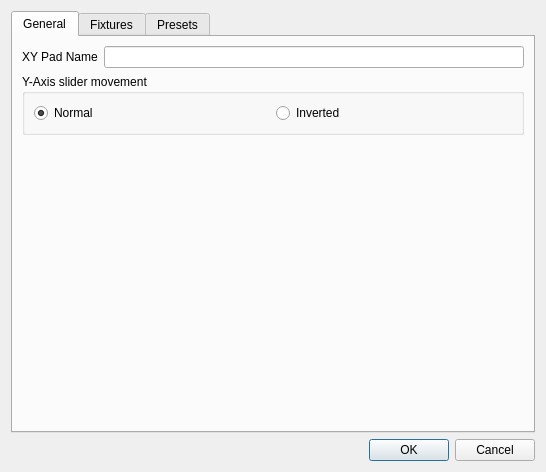
<?xml version="1.0" encoding="UTF-8"?>
<ui version="4.0">
 <author>Massimo Callegari</author>
 <comment>
  Q Light Controller Plus
  vcxypadproperties.ui

  Copyright (c) 2015 Massimo Callegari

  Licensed under the Apache License, Version 2.0 (the &quot;License&quot;);
  you may not use this file except in compliance with the License.
  You may obtain a copy of the License at

      http://www.apache.org/licenses/LICENSE-2.0.txt

  Unless required by applicable law or agreed to in writing, software
  distributed under the License is distributed on an &quot;AS IS&quot; BASIS,
  WITHOUT WARRANTIES OR CONDITIONS OF ANY KIND, either express or implied.
  See the License for the specific language governing permissions and
  limitations under the License.
 </comment>
 <class>VCXYPadProperties</class>
 <widget class="QDialog" name="VCXYPadProperties">
  <property name="geometry">
   <rect>
    <x>0</x>
    <y>0</y>
    <width>546</width>
    <height>472</height>
   </rect>
  </property>
  <property name="windowTitle">
   <string>XY Pad Properties</string>
  </property>
  <layout class="QGridLayout" name="gridLayout_2">
   <item row="2" column="0">
    <widget class="QDialogButtonBox" name="m_buttonBox">
     <property name="orientation">
      <enum>Qt::Horizontal</enum>
     </property>
     <property name="standardButtons">
      <set>QDialogButtonBox::Cancel|QDialogButtonBox::Ok</set>
     </property>
    </widget>
   </item>
   <item row="1" column="0">
    <widget class="QTabWidget" name="m_tab">
     <property name="currentIndex">
      <number>0</number>
     </property>
     <widget class="QWidget" name="general">
      <attribute name="title">
       <string>General</string>
      </attribute>
      <layout class="QGridLayout" name="gridLayout_5">
       <item row="2" column="0" colspan="2">
        <widget class="QFrame" name="frame">
         <property name="frameShape">
          <enum>QFrame::NoFrame</enum>
         </property>
         <property name="frameShadow">
          <enum>QFrame::Raised</enum>
         </property>
         <layout class="QVBoxLayout" name="verticalLayout">
          <property name="leftMargin">
           <number>0</number>
          </property>
          <property name="topMargin">
           <number>0</number>
          </property>
          <property name="rightMargin">
           <number>0</number>
          </property>
          <property name="bottomMargin">
           <number>0</number>
          </property>
          <item>
           <layout class="QHBoxLayout" name="m_extInputLayout"/>
          </item>
          <item>
           <layout class="QHBoxLayout" name="m_sizeInputLayout"/>
          </item>
         </layout>
        </widget>
       </item>
       <item row="3" column="0" colspan="2">
        <spacer name="verticalSpacer_2">
         <property name="orientation">
          <enum>Qt::Vertical</enum>
         </property>
         <property name="sizeHint" stdset="0">
          <size>
           <width>20</width>
           <height>40</height>
          </size>
         </property>
        </spacer>
       </item>
       <item row="0" column="0">
        <widget class="QLabel" name="m_nameLabel">
         <property name="text">
          <string>XY Pad Name</string>
         </property>
        </widget>
       </item>
       <item row="0" column="1">
        <widget class="QLineEdit" name="m_nameEdit">
         <property name="toolTip">
          <string>The name of this XY Pad</string>
         </property>
        </widget>
       </item>
       <item row="1" column="0" colspan="2">
        <widget class="QGroupBox" name="groupBox_3">
         <property name="title">
          <string>Y-Axis slider movement</string>
         </property>
         <layout class="QHBoxLayout" name="horizontalLayout">
          <item>
           <widget class="QRadioButton" name="m_YNormalRadio">
            <property name="text">
             <string>Normal</string>
            </property>
            <property name="checked">
             <bool>true</bool>
            </property>
           </widget>
          </item>
          <item>
           <widget class="QRadioButton" name="m_YInvertedRadio">
            <property name="text">
             <string>Inverted</string>
            </property>
           </widget>
          </item>
         </layout>
        </widget>
       </item>
      </layout>
     </widget>
     <widget class="QWidget" name="fixtures">
      <attribute name="title">
       <string>Fixtures</string>
      </attribute>
      <layout class="QGridLayout" name="gridLayout">
       <item row="0" column="0" rowspan="4">
        <widget class="QTreeWidget" name="m_tree">
         <property name="toolTip">
          <string>List of fixtures that are controlled by this pad</string>
         </property>
         <property name="showDropIndicator" stdset="0">
          <bool>false</bool>
         </property>
         <property name="alternatingRowColors">
          <bool>true</bool>
         </property>
         <property name="selectionMode">
          <enum>QAbstractItemView::ExtendedSelection</enum>
         </property>
         <property name="rootIsDecorated">
          <bool>false</bool>
         </property>
         <property name="itemsExpandable">
          <bool>false</bool>
         </property>
         <property name="allColumnsShowFocus">
          <bool>true</bool>
         </property>
         <property name="expandsOnDoubleClick">
          <bool>false</bool>
         </property>
         <column>
          <property name="text">
           <string>Fixture</string>
          </property>
         </column>
         <column>
          <property name="text">
           <string>X-Axis</string>
          </property>
         </column>
         <column>
          <property name="text">
           <string>Y-Axis</string>
          </property>
         </column>
        </widget>
       </item>
       <item row="0" column="1">
        <widget class="QToolButton" name="m_addButton">
         <property name="toolTip">
          <string>Add fixture(s) to the pad</string>
         </property>
         <property name="text">
          <string notr="true">...</string>
         </property>
         <property name="icon">
          <iconset resource="../qlcui.qrc">
           <normaloff>:/edit_add.png</normaloff>:/edit_add.png</iconset>
         </property>
         <property name="iconSize">
          <size>
           <width>32</width>
           <height>32</height>
          </size>
         </property>
        </widget>
       </item>
       <item row="1" column="1">
        <widget class="QToolButton" name="m_removeButton">
         <property name="toolTip">
          <string>Remove selected fixture(s) from the pad</string>
         </property>
         <property name="text">
          <string notr="true">...</string>
         </property>
         <property name="icon">
          <iconset resource="../qlcui.qrc">
           <normaloff>:/edit_remove.png</normaloff>:/edit_remove.png</iconset>
         </property>
         <property name="iconSize">
          <size>
           <width>32</width>
           <height>32</height>
          </size>
         </property>
        </widget>
       </item>
       <item row="2" column="1">
        <widget class="QToolButton" name="m_editButton">
         <property name="toolTip">
          <string>Edit the selected fixture's axis</string>
         </property>
         <property name="text">
          <string notr="true">...</string>
         </property>
         <property name="icon">
          <iconset resource="../qlcui.qrc">
           <normaloff>:/edit.png</normaloff>:/edit.png</iconset>
         </property>
         <property name="iconSize">
          <size>
           <width>32</width>
           <height>32</height>
          </size>
         </property>
        </widget>
       </item>
       <item row="4" column="0">
        <widget class="QGroupBox" name="groupBox">
         <property name="title">
          <string>Range Display Mode</string>
         </property>
         <layout class="QHBoxLayout" name="horizontalLayout_4">
          <item>
           <widget class="QRadioButton" name="m_degreesRadio">
            <property name="text">
             <string>Degrees</string>
            </property>
            <property name="checked">
             <bool>true</bool>
            </property>
           </widget>
          </item>
          <item>
           <widget class="QRadioButton" name="m_percentageRadio">
            <property name="text">
             <string>Percentage</string>
            </property>
            <property name="checked">
             <bool>false</bool>
            </property>
           </widget>
          </item>
          <item>
           <widget class="QRadioButton" name="m_dmxRadio">
            <property name="text">
             <string>DMX</string>
            </property>
           </widget>
          </item>
         </layout>
        </widget>
       </item>
       <item row="3" column="1">
        <spacer name="verticalSpacer">
         <property name="orientation">
          <enum>Qt::Vertical</enum>
         </property>
         <property name="sizeHint" stdset="0">
          <size>
           <width>20</width>
           <height>142</height>
          </size>
         </property>
        </spacer>
       </item>
      </layout>
     </widget>
     <widget class="QWidget" name="presets">
      <attribute name="title">
       <string>Presets</string>
      </attribute>
      <layout class="QGridLayout" name="gridLayout_4">
       <item row="0" column="0">
        <layout class="QHBoxLayout" name="horizontalLayout_3">
         <item>
          <widget class="QTreeWidget" name="m_presetsTree">
           <property name="sizePolicy">
            <sizepolicy hsizetype="MinimumExpanding" vsizetype="Expanding">
             <horstretch>0</horstretch>
             <verstretch>0</verstretch>
            </sizepolicy>
           </property>
           <property name="rootIsDecorated">
            <bool>false</bool>
           </property>
           <property name="itemsExpandable">
            <bool>false</bool>
           </property>
           <column>
            <property name="text">
             <string>Name</string>
            </property>
           </column>
          </widget>
         </item>
         <item>
          <layout class="QVBoxLayout" name="m_presetLayout">
           <item>
            <widget class="QPushButton" name="m_addPositionButton">
             <property name="text">
              <string>Add position</string>
             </property>
             <property name="icon">
              <iconset resource="../qlcui.qrc">
               <normaloff>:/xypad.png</normaloff>:/xypad.png</iconset>
             </property>
            </widget>
           </item>
           <item>
            <widget class="QPushButton" name="m_addEfxButton">
             <property name="text">
              <string>Add EFX</string>
             </property>
             <property name="icon">
              <iconset resource="../qlcui.qrc">
               <normaloff>:/efx.png</normaloff>:/efx.png</iconset>
             </property>
            </widget>
           </item>
           <item>
            <widget class="QPushButton" name="m_addSceneButton">
             <property name="text">
              <string>Add Scene</string>
             </property>
             <property name="icon">
              <iconset resource="../qlcui.qrc">
               <normaloff>:/scene.png</normaloff>:/scene.png</iconset>
             </property>
            </widget>
           </item>
           <item>
            <widget class="QPushButton" name="m_addFxGroupButton">
             <property name="text">
              <string>Add Fixture Group</string>
             </property>
             <property name="icon">
              <iconset resource="../qlcui.qrc">
               <normaloff>:/group.png</normaloff>:/group.png</iconset>
             </property>
            </widget>
           </item>
           <item>
            <widget class="QPushButton" name="m_removePresetButton">
             <property name="text">
              <string>Remove</string>
             </property>
             <property name="icon">
              <iconset resource="../qlcui.qrc">
               <normaloff>:/edit_remove.png</normaloff>:/edit_remove.png</iconset>
             </property>
            </widget>
           </item>
           <item>
            <widget class="QPushButton" name="m_moveUpPresetButton">
             <property name="text">
              <string>Move Up</string>
             </property>
             <property name="icon">
              <iconset resource="../qlcui.qrc">
               <normaloff>:/up.png</normaloff>:/up.png</iconset>
             </property>
            </widget>
           </item>
           <item>
            <widget class="QPushButton" name="m_moveDownPresetButton">
             <property name="text">
              <string>Move Down</string>
             </property>
             <property name="icon">
              <iconset resource="../qlcui.qrc">
               <normaloff>:/down.png</normaloff>:/down.png</iconset>
             </property>
            </widget>
           </item>
           <item>
            <layout class="QHBoxLayout" name="horizontalLayout_2">
             <item>
              <widget class="QLabel" name="label">
               <property name="sizePolicy">
                <sizepolicy hsizetype="Minimum" vsizetype="Preferred">
                 <horstretch>0</horstretch>
                 <verstretch>0</verstretch>
                </sizepolicy>
               </property>
               <property name="text">
                <string>Preset name</string>
               </property>
              </widget>
             </item>
             <item>
              <widget class="QLineEdit" name="m_presetNameEdit">
               <property name="sizePolicy">
                <sizepolicy hsizetype="MinimumExpanding" vsizetype="Fixed">
                 <horstretch>0</horstretch>
                 <verstretch>0</verstretch>
                </sizepolicy>
               </property>
              </widget>
             </item>
            </layout>
           </item>
          </layout>
         </item>
        </layout>
       </item>
       <item row="1" column="0">
        <widget class="QFrame" name="frame_3">
         <property name="frameShape">
          <enum>QFrame::NoFrame</enum>
         </property>
         <property name="frameShadow">
          <enum>QFrame::Raised</enum>
         </property>
         <layout class="QVBoxLayout" name="verticalLayout_2">
          <property name="leftMargin">
           <number>0</number>
          </property>
          <property name="topMargin">
           <number>0</number>
          </property>
          <property name="rightMargin">
           <number>0</number>
          </property>
          <property name="bottomMargin">
           <number>0</number>
          </property>
          <item>
           <layout class="QVBoxLayout" name="m_presetInputLayout"/>
          </item>
         </layout>
        </widget>
       </item>
      </layout>
     </widget>
    </widget>
   </item>
  </layout>
 </widget>
 <resources>
  <include location="../qlcui.qrc"/>
  <include location="../qlcui.qrc"/>
 </resources>
 <connections>
  <connection>
   <sender>m_buttonBox</sender>
   <signal>accepted()</signal>
   <receiver>VCXYPadProperties</receiver>
   <slot>accept()</slot>
   <hints>
    <hint type="sourcelabel">
     <x>266</x>
     <y>390</y>
    </hint>
    <hint type="destinationlabel">
     <x>157</x>
     <y>274</y>
    </hint>
   </hints>
  </connection>
  <connection>
   <sender>m_buttonBox</sender>
   <signal>rejected()</signal>
   <receiver>VCXYPadProperties</receiver>
   <slot>reject()</slot>
   <hints>
    <hint type="sourcelabel">
     <x>334</x>
     <y>390</y>
    </hint>
    <hint type="destinationlabel">
     <x>286</x>
     <y>274</y>
    </hint>
   </hints>
  </connection>
  <connection>
   <sender>m_addButton</sender>
   <signal>clicked()</signal>
   <receiver>VCXYPadProperties</receiver>
   <slot>slotAddClicked()</slot>
   <hints>
    <hint type="sourcelabel">
     <x>400</x>
     <y>115</y>
    </hint>
    <hint type="destinationlabel">
     <x>438</x>
     <y>15</y>
    </hint>
   </hints>
  </connection>
  <connection>
   <sender>m_removeButton</sender>
   <signal>clicked()</signal>
   <receiver>VCXYPadProperties</receiver>
   <slot>slotRemoveClicked()</slot>
   <hints>
    <hint type="sourcelabel">
     <x>400</x>
     <y>155</y>
    </hint>
    <hint type="destinationlabel">
     <x>439</x>
     <y>87</y>
    </hint>
   </hints>
  </connection>
  <connection>
   <sender>m_editButton</sender>
   <signal>clicked()</signal>
   <receiver>VCXYPadProperties</receiver>
   <slot>slotEditClicked()</slot>
   <hints>
    <hint type="sourcelabel">
     <x>400</x>
     <y>195</y>
    </hint>
    <hint type="destinationlabel">
     <x>416</x>
     <y>159</y>
    </hint>
   </hints>
  </connection>
  <connection>
   <sender>m_tree</sender>
   <signal>currentItemChanged(QTreeWidgetItem*,QTreeWidgetItem*)</signal>
   <receiver>VCXYPadProperties</receiver>
   <slot>slotSelectionChanged(QTreeWidgetItem*)</slot>
   <hints>
    <hint type="sourcelabel">
     <x>161</x>
     <y>162</y>
    </hint>
    <hint type="destinationlabel">
     <x>3</x>
     <y>154</y>
    </hint>
   </hints>
  </connection>
  <connection>
   <sender>m_tree</sender>
   <signal>itemDoubleClicked(QTreeWidgetItem*,int)</signal>
   <receiver>VCXYPadProperties</receiver>
   <slot>slotEditClicked()</slot>
   <hints>
    <hint type="sourcelabel">
     <x>41</x>
     <y>147</y>
    </hint>
    <hint type="destinationlabel">
     <x>4</x>
     <y>73</y>
    </hint>
   </hints>
  </connection>
 </connections>
 <slots>
  <slot>slotAddClicked()</slot>
  <slot>slotRemoveClicked()</slot>
  <slot>slotEditClicked()</slot>
  <slot>slotSelectionChanged(QTreeWidgetItem*)</slot>
  <slot>slotItemDoubleClicked(QTreeWidgetItem*)</slot>
  <slot>slotPanChooseClicked()</slot>
  <slot>slotTiltChooseClicked()</slot>
  <slot>slotPanAutoDetectToggled(bool)</slot>
  <slot>slotTiltAutoDetectToggled(bool)</slot>
 </slots>
</ui>
